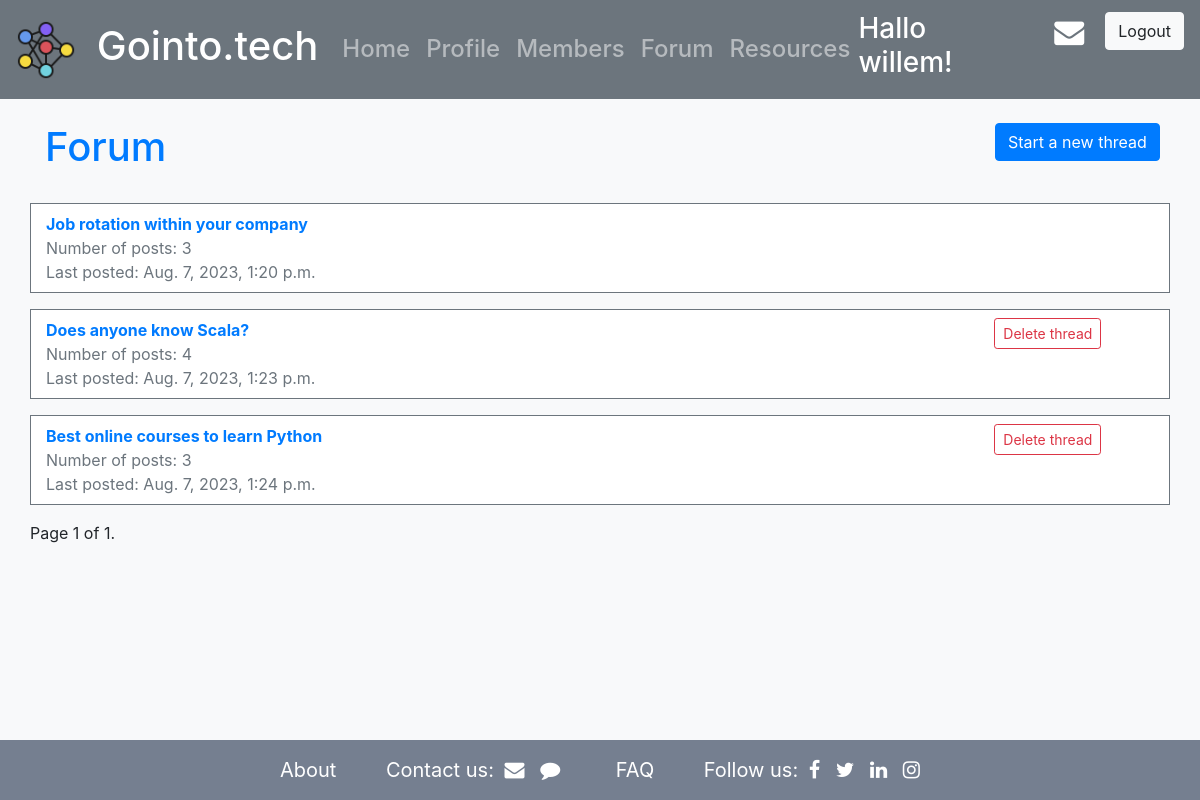
The page /forum/all/ (signed in) on the database its author committed.
### forum/models.py (models this page shows, shortened)
class Thread(models.Model):
    title = models.CharField(max_length=250)
    author =  models.ForeignKey(User, on_delete=models.DO_NOTHING, related_name='+')
    created = models.DateTimeField(auto_now_add=True)
    class Meta:
        ordering = ['-created']
        indexes = [
            models.Index(fields=['-created']),
        ]
    def get_post_no(self):
        return self.posts.all().count()
    def get_last_post_date(self):
        last_post = self.posts.latest('created')
        return last_post.created

class Post(models.Model):
    thread = models.ForeignKey(Thread, on_delete=models.CASCADE, related_name='posts')
    author =  models.ForeignKey(User, on_delete=models.DO_NOTHING, related_name='user_posts')
    body = models.CharField(max_length=2000)
    created = models.DateTimeField(auto_now_add=True)
    class Meta:
        ordering = ['-created']
        indexes = [
            models.Index(fields=['created']),
        ]

### forum/views.py (the view)
# urls.py: path('all/', views.thread_list, name='thread_list'),
@login_required
def thread_list(request):
    thread_list = Thread.objects.all()
    paginator = Paginator(thread_list, 10)
    page_number = request.GET.get('page')
    try:
        threads = paginator.page(page_number)
    except PageNotAnInteger:
        threads = paginator.page(1)
    except EmptyPage:
        threads = paginator.page(paginator.num_pages)
    context= {'threads': threads}
    return render(request, 'forum/thread_list.html', context)

### forum/templates/forum/thread_list.html (shortened to what this page needs)
{% extends "base.html" %}
{% load crispy_forms_tags %}
{% block content %}
<div class="container">
    <div class="row my-4">
        <div class="col-10">
            <h1 class="text-primary ">Forum</h1>
        </div>
        <div class="col-2">
            <a class="btn btn-primary" href="{% url 'forum:add_thread' %}" role="button">Start a new thread</a>
        </div>
    </div>
    {% for thread in threads %}
    <div class="row mb-3 border border-secondary bg-white">
        <div class="col-10">
            <a href="{% url 'forum:thread_detail' thread.id %}"><p class="text-primary font-weight-bold mt-2 mb-0">{{ thread.title }}</p></a>
            <p class="text-secondary mb-0">Number of posts: {{ thread.get_post_no }}</p>
            {% if thread.get_post_no > 0 %}
                <p class="text-secondary mb-2">Last posted: {{ thread.get_last_post_date }}</p>
            {% endif %}
        </div>
        <div class="col-2">
            {% if thread.author == request.user %}
            <a class="btn btn-outline-danger btn-sm mt-2" href="{% url 'forum:delete_thread' thread.id %}" role="button">Delete thread</a>
            {% endif %}
        </div>
    </div>
    {% endfor %}
    <div class="row my-3">
        {% include "forum/pagination.html" with page=threads %}
        </div>
</div>
{% endblock content %}

### templates/base.html (shortened to what this page needs)
{% load static %}
<!doctype html>
<html lang="en">
<head>
  <link href="https://maxcdn.bootstrapcdn.com/font-awesome/4.4.0/css/font-awesome.min.css" rel="stylesheet"/>
  <link rel="stylesheet" href="https://cdn.jsdelivr.net/npm/bootstrap@4.1.3/dist/css/bootstrap.min.css">
  <link rel="stylesheet" href="{% static 'css/base.css' %}">
</head>
<body class="bg-light">
    <nav class="navbar navbar-expand-lg navbar-dark bg-secondary py-1">
        <a class="navbar-brand text-white font-weight-bold" href="{% url 'index' %}">
            <img src={% static 'images/logo1.png' %} width="60" height="60" class="d-inline-block align-center" alt="">
            <p class="d-inline-block h1 ml-3 align-middle">Gointo.tech</p>
        </a>
        <div class="collapse navbar-collapse text-white" id="navbarText">
            <ul class="navbar-nav mr-auto h4">
                {% if user.is_authenticated %}
              <li class="nav-item">
                <a class="nav-link" href="{% url 'actions:dashboard' %}">Home </a>
              </li>
              <li class="nav-item">
                <a class="nav-link" href="{% url 'profile' %}">Profile</a>
              </li>
              <li class="nav-item">
                <a class="nav-link" href="{% url 'user_list' %}">Members</a>
              </li>
              <li class="nav-item">
                <a class="nav-link" href="{% url 'forum:thread_list' %}">Forum</a>
              </li>
                {% endif %}
              <li class="nav-item">
                <a class="nav-link" href="{% url 'resources:article_list' %}">Resources</a>
              </li>
            </ul>
            {% if user.is_authenticated %}
            <div class="d-inline-flex my-2">
                <div class="h3  text-white mr-4"> Hallo {{ user.username }}!</div>
                <a href="{% url 'mailbox' %}"><i class="fa fa-envelope" style="color:white; font-size: 30px; padding: 5px;"></i></a>
                <a href="{% url 'logout' %}">
                <button class="btn btn-light ml-3" type="submit">Logout</button>
                </a>
            </div>
              {% endif %}
        </div>
    </nav>
    {% block content %}
    {% endblock content %}
    <footer class="footer">
      <div class="container text-center">
        <span><a href="#">About</a></span>
        <span>Contact us:
          <a href="#"><i class="fa fa-envelope"></i></a>
          <a href="#"><i class="fa fa-comment"></i></a>
        </span>
        <span><a href="#">FAQ</a></span>
        <span>Follow us:
          <a href="#"><i class="fa fa-facebook"></i></a>
          <a href="#"><i class="fa fa-twitter"></i></a>
          <a href="#"><i class="fa fa-linkedin"></i></a>
          <a href="#"><i class="fa fa-instagram"></i></a>
        </span>
      </div>
    </footer>
</body>
</html>

### static/css/base.css (style rules this page uses)
html { position: relative; min-height: 100%; }
body { margin-bottom: 60px; }
.footer { position: absolute; bottom: 0; width: 100%; height: 60px; line-height: 60px; background: #757f90; }
.footer a { color: white; font-size: 20px; padding: 5px; transition: all .5s ease; }
.footer span { color: white; font-size: 20px; padding: 20px; }

### rows shown on the page
Thread: title "Job rotation within your company", get_post_no "3", get_last_post_date "Aug. 7, 2023, 1:20 p.m."
Thread: title "Does anyone know Scala?", get_post_no "4", get_last_post_date "Aug. 7, 2023, 1:23 p.m.", shows "Delete thread"
Thread: title "Best online courses to learn Python", get_post_no "3", get_last_post_date "Aug. 7, 2023, 1:24 p.m.", shows "Delete thread"

### other values the page prints
{{ user.username }} "willem"
{{ page.number }} "1"
{{ page.paginator.num_pages }} "1"
